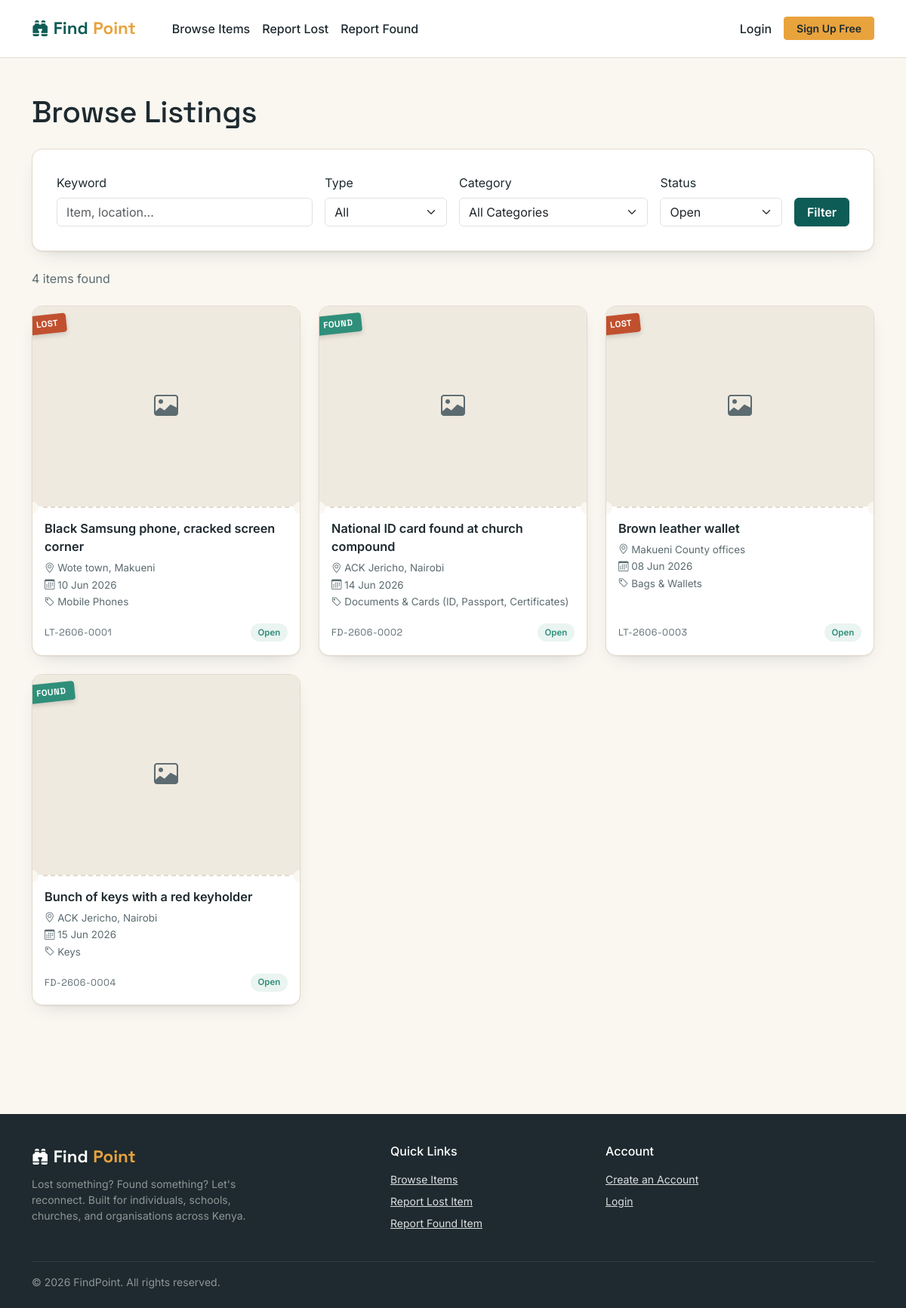
Screenshot of /browse.php with the database file from the repository.
### tables this page shows
CREATE TABLE items (
    id            INT AUTO_INCREMENT PRIMARY KEY,
    user_id       INT NOT NULL,                        
    category_id   INT DEFAULT NULL,
    item_type     ENUM('lost', 'found') NOT NULL,
    title         VARCHAR(150) NOT NULL,
    description   TEXT NOT NULL,
    location      VARCHAR(150) NOT NULL,                
    item_date     DATE NOT NULL,                         
    photo         VARCHAR(255) DEFAULT NULL,             
    status        ENUM('open', 'claimed', 'resolved') NOT NULL DEFAULT 'open',
    created_at    TIMESTAMP NOT NULL DEFAULT CURRENT_TIMESTAMP,
    updated_at    TIMESTAMP NOT NULL DEFAULT CURRENT_TIMESTAMP ON UPDATE CURRENT_TIMESTAMP,
    FOREIGN KEY (user_id) REFERENCES users(id) ON DELETE CASCADE,
    FOREIGN KEY (category_id) REFERENCES categories(id) ON DELETE SET NULL,
    INDEX idx_type_status (item_type, status),
    INDEX idx_category (category_id)
);

CREATE TABLE categories (
    id    INT AUTO_INCREMENT PRIMARY KEY,
    name  VARCHAR(100) NOT NULL UNIQUE
);

### includes/functions.php (called while the page is built, shortened)
<?php
function h($string)
{
    return htmlspecialchars($string ?? '', ENT_QUOTES, 'UTF-8');
}
function item_ref_code($item)
{
    $prefix = ($item['item_type'] === 'lost') ? 'LT' : 'FD';
    return $prefix . '-' . date('ym', strtotime($item['created_at'])) . '-' . str_pad($item['id'], 4, '0', STR_PAD_LEFT);
}

### browse.php (the view, shortened to what this page needs)
<?php
require 'config/db.php';
require 'includes/functions.php';
$keyword         = trim($_GET['q'] ?? '');
$type_filter     = $_GET['type'] ?? '';
$status_filter   = $_GET['status'] ?? 'open';
$conditions = [];
$params = [];
$types = '';
if (in_array($status_filter, ['open', 'claimed', 'resolved'], true)) {
    $conditions[] = "i.status = ?";
    $params[] = $status_filter;
    $types .= 's';
} else {
    $status_filter = 'all';
}
$where_sql = $conditions ? ('WHERE ' . implode(' AND ', $conditions)) : '';
$count_sql = "SELECT COUNT(*) AS total FROM items i $where_sql";
$count_stmt = mysqli_prepare($conn, $count_sql);
if ($params) {
    mysqli_stmt_bind_param($count_stmt, $types, ...$params);
}
mysqli_stmt_execute($count_stmt);
$total_items = (int) mysqli_fetch_assoc(mysqli_stmt_get_result($count_stmt))['total'];
$per_page = 9;
$total_pages = max(1, (int) ceil($total_items / $per_page));
$page = max(1, min($total_pages, (int) ($_GET['page'] ?? 1)));
$offset = ($page - 1) * $per_page;
$list_sql = "SELECT i.*, c.name AS category_name
             FROM items i
             LEFT JOIN categories c ON i.category_id = c.id
             $where_sql
             ORDER BY i.created_at DESC
             LIMIT ? OFFSET ?";
$list_types = $types . 'ii';
$list_params = array_merge($params, [$per_page, $offset]);
$list_stmt = mysqli_prepare($conn, $list_sql);
mysqli_stmt_bind_param($list_stmt, $list_types, ...$list_params);
mysqli_stmt_execute($list_stmt);
$items_result = mysqli_stmt_get_result($list_stmt);
require 'includes/header.php';
?>
<section class="py-5">
    <div class="container">
        <h1 class="mb-4">Browse Listings</h1>
        <form method="GET" action="browse.php" class="form-card mb-4">
            <div class="row g-3 align-items-end">
                <div class="col-lg-4">
                    <label class="form-label">Keyword</label>
                    <input type="text" name="q" class="form-control" placeholder="Item, location..." value="<?php echo h($keyword); ?>">
                </div>
                <div class="col-md-4 col-lg-2">
                    <label class="form-label">Type</label>
                    <select name="type" class="form-select">
                        <option value="" <?php echo $type_filter === '' ? 'selected' : ''; ?>>All</option>
                    </select>
                </div>
                <div class="col-md-4 col-lg-3">
                    <label class="form-label">Category</label>
                    <select name="category_id" class="form-select">
                        <option value="">All Categories</option>
                    </select>
                </div>
                <div class="col-md-4 col-lg-2">
                    <label class="form-label">Status</label>
                    <select name="status" class="form-select">
                        <option value="open" <?php echo $status_filter === 'open' ? 'selected' : ''; ?>>Open</option>
                    </select>
                </div>
                <div class="col-md-12 col-lg-1">
                    <button type="submit" class="btn btn-brand w-100">Filter</button>
                </div>
            </div>
        </form>
        <p class="text-soft mb-4">
            <?php echo $total_items; ?> item<?php echo $total_items === 1 ? '' : 's'; ?> found
        </p>
        <?php if ($total_items === 0): ?>
            <div class="empty-state">
                <div class="empty-icon"><i class="bi bi-search"></i></div>
                <p class="mb-1">No items match those filters.</p>
                <a href="browse.php" class="btn btn-outline-brand mt-2">Clear Filters</a>
            </div>
        <?php else: ?>
            <div class="row g-4 mb-5">
                <?php while ($item = mysqli_fetch_assoc($items_result)): ?>
                    <?php include 'includes/ticket-card.php'; ?>
                <?php endwhile; ?>
            </div>
        <?php endif; ?>
    </div>
</section>
<?php require 'includes/footer.php'; ?>

### includes/ticket-card.php
<?php
$tag_class = ($item['item_type'] === 'lost') ? 'tag-lost' : 'tag-found';
$tag_label = ($item['item_type'] === 'lost') ? 'Lost' : 'Found';
?>
<div class="col-sm-6 col-lg-4">
    <a href="item-details.php?id=<?php echo (int) $item['id']; ?>" class="text-decoration-none">
        <div class="ticket-card">
            <div class="ticket-photo">
                <span class="ticket-tag <?php echo $tag_class; ?>"><?php echo $tag_label; ?></span>
                <?php if (!empty($item['photo'])): ?>
                    <img src="uploads/items/<?php echo h($item['photo']); ?>" alt="<?php echo h($item['title']); ?>" loading="lazy">
                <?php else: ?>
                    <div class="no-photo"><i class="bi bi-image"></i></div>
                <?php endif; ?>
            </div>
            <div class="ticket-divider"></div>
            <div class="ticket-body">
                <div class="ticket-title"><?php echo h($item['title']); ?></div>
                <div class="ticket-meta">
                    <span><i class="bi bi-geo-alt"></i> <?php echo h($item['location']); ?></span>
                    <span><i class="bi bi-calendar3"></i> <?php echo date('d M Y', strtotime($item['item_date'])); ?></span>
                    <?php if (!empty($item['category_name'])): ?>
                        <span><i class="bi bi-tag"></i> <?php echo h($item['category_name']); ?></span>
                    <?php endif; ?>
                </div>
                <div class="ticket-footer">
                    <span class="ref-code"><?php echo item_ref_code($item); ?></span>
                    <span class="status-pill status-<?php echo $item['status']; ?>"><?php echo $item['status']; ?></span>
                </div>
            </div>
        </div>
    </a>
</div>

### assets/css/style.css (style rules this page uses)
:root { --color-bg: #FAF7F1; --color-surface: #FFFFFF; --color-ink: #1E2A2F; --color-ink-soft: #5B6B70; --color-primary: #0E5C56; --color-primary-dark: #0A4640; --color-accent: #E8A33D; --color-accent-dark: #C7872A; --color-lost: #C1502E; --color-found: #2F8F7A; --color-border: #E3DACB; --notch-bg: var(--color-bg); --font-display: 'Space Grotesk', 'Segoe UI', sans-serif; --font-body: 'Inter', 'Segoe UI', sans-serif; --radius-card: 14px; --shadow-card: 0 1px 2px rgba(30, 42, 47, 0.06), 0 10px 24px -14px rgba(30, 42, 47, 0.25); }
body { background-color: var(--color-bg); color: var(--color-ink); font-family: var(--font-body); }
h1, h2, h3, h4, h5, .display-font { font-family: var(--font-display); color: var(--color-ink); letter-spacing: -0.01em; }
a { color: var(--color-primary); }
.text-soft { color: var(--color-ink-soft); }
.ref-code { font-family: var(--font-display); font-size: 0.78rem; letter-spacing: 0.04em; color: var(--color-ink-soft); text-transform: uppercase; }
.btn-brand { background-color: var(--color-primary); border-color: var(--color-primary); color: #fff; font-weight: 600; }
.ticket-card { background: var(--color-surface); border: 1px solid var(--color-border); border-radius: var(--radius-card); box-shadow: var(--shadow-card); overflow: hidden; height: 100%; display: flex; flex-direction: column; transition: transform 0.15s ease, box-shadow 0.15s ease; }
.ticket-photo { position: relative; aspect-ratio: 4 / 3; background: #EFEAE0; overflow: hidden; }
.ticket-photo .no-photo { width: 100%; height: 100%; display: flex; align-items: center; justify-content: center; color: var(--color-ink-soft); font-size: 2rem; }
.ticket-tag { position: absolute; top: 0.7rem; left: -0.4rem; transform: rotate(-6deg); padding: 0.25rem 0.7rem; border-radius: 4px; font-family: var(--font-display); font-size: 0.72rem; font-weight: 700; letter-spacing: 0.04em; text-transform: uppercase; color: #fff; box-shadow: 0 3px 6px rgba(0, 0, 0, 0.15); }
.ticket-tag.tag-lost { background-color: var(--color-lost); }
.ticket-tag.tag-found { background-color: var(--color-found); }
.ticket-divider { position: relative; border-top: 2px dashed var(--color-border); margin: 0 0.9rem; }
.ticket-divider::before, .ticket-divider::after { content: ''; position: absolute; top: -8px; width: 16px; height: 16px; background: var(--notch-bg); border-radius: 50%; }
.ticket-divider::before { left: -0.9rem; margin-left: -8px; }
.ticket-divider::after { right: -0.9rem; margin-right: -8px; }
.ticket-body { padding: 0.9rem 1rem 1.1rem; display: flex; flex-direction: column; flex-grow: 1; }
.ticket-title { font-weight: 600; font-size: 1.02rem; margin-bottom: 0.35rem; color: var(--color-ink); }
.ticket-meta { font-size: 0.84rem; color: var(--color-ink-soft); display: flex; flex-direction: column; gap: 0.15rem; margin-bottom: 0.6rem; }
.ticket-footer { margin-top: auto; display: flex; align-items: center; justify-content: space-between; padding-top: 0.6rem; }
.status-pill { font-size: 0.72rem; font-weight: 600; padding: 0.2rem 0.6rem; border-radius: 999px; text-transform: capitalize; }
.status-pill.status-open { background: #EAF4F1; color: var(--color-found); }
.form-card { background: var(--color-surface); border: 1px solid var(--color-border); border-radius: var(--radius-card); box-shadow: var(--shadow-card); padding: 2rem; }

### rows the page displays
items: item_type "LOST", title "Black Samsung phone, cracked screen corner", location "Wote town, Makueni", item_date "10 Jun 2026", category.name "Mobile Phones", item_ref_code($item) "LT-2606-0001", status "Open"
items: item_type "FOUND", title "National ID card found at church compound", location "ACK Jericho, Nairobi", item_date "14 Jun 2026", category.name "Documents & Cards (ID, Passport, Certificates)", item_ref_code($item) "FD-2606-0002", status "Open"
items: item_type "LOST", title "Brown leather wallet", location "Makueni County offices", item_date "08 Jun 2026", category.name "Bags & Wallets", item_ref_code($item) "LT-2606-0003", status "Open"
items: item_type "FOUND", title "Bunch of keys with a red keyholder", location "ACK Jericho, Nairobi", item_date "15 Jun 2026", category.name "Keys", item_ref_code($item) "FD-2606-0004", status "Open"

### other values shown
$total_items "4"
SITE_TAGLINE "Lost something? Found something? Let's reconnect."
SITE_NAME "FindPoint"
